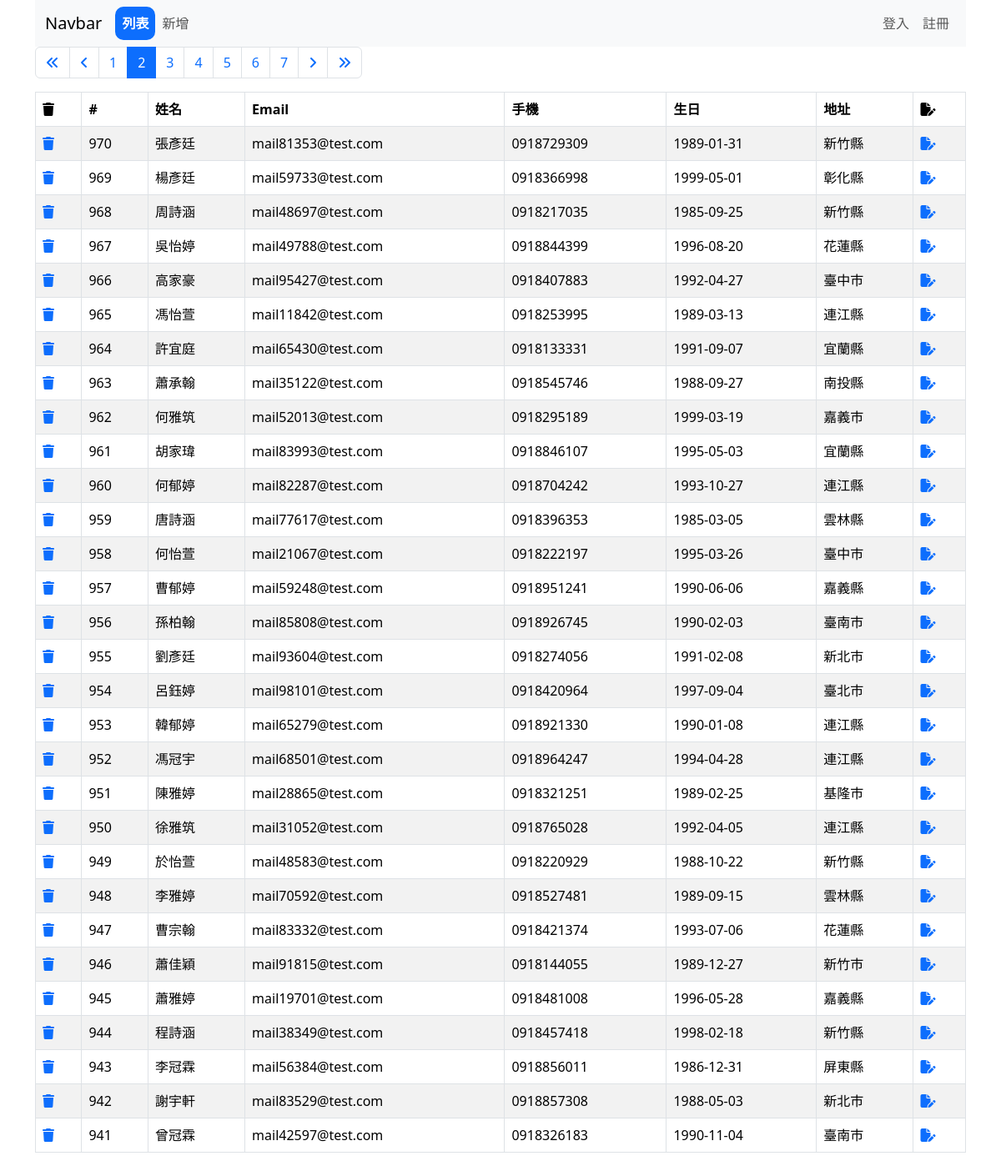
The app's page /address-book/list-admin.php?page=2 with its own data.
### tables this page shows
CREATE TABLE `address_book` (
  `sid` int(11) NOT NULL,
  `name` varchar(255) NOT NULL,
  `email` varchar(255) NOT NULL,
  `mobile` varchar(255) NOT NULL,
  `birthday` date NOT NULL,
  `address` varchar(255) NOT NULL,
  `created_at` datetime NOT NULL
);

### address-book/list-admin.php (the view, shortened to what this page needs)
<?php
require __DIR__ . '/parts/pdo-connect.php';
$page = isset($_GET['page']) ? intval($_GET['page']) : 1;
$perPage = 30;
$t_sql = "SELECT COUNT(1) FROM address_book";
$t_stmt = $pdo->query($t_sql);
$totalRows = $t_stmt->fetch(PDO::FETCH_NUM)[0];
$totalPages = ceil($totalRows / $perPage);
$sql = sprintf("SELECT * FROM address_book ORDER BY sid DESC LIMIT %s, %s", ($page - 1) * $perPage, $perPage);
$rows = $pdo->query($sql)->fetchAll();
?>
<?php include __DIR__ . '/parts/html-head.php' ?>
<?php include __DIR__ . '/parts/navbar.php' ?>
<div class="container">
    <div class="row">
        <div class="col">
            <nav aria-label="Page navigation example">
                <ul class="pagination">
                    <li class="page-item" href="?page=<?= $page == 1 ? 'disabled' : '' ?>">
                        <a class="page-link" href="?page=1">
                            <i class="fa-solid fa-angles-left"></i>
                        </a>
                    </li>
                    <li class="page-item" href="?page=<?= $page == 1 ? 'disabled' : '' ?>">
                        <a class="page-link" href="?page=<?= $page - 1 ?>">
                            <i class="fa-solid fa-angle-left"></i>
                        </a>
                    </li>
                    <?php for ($i = $page - 5; $i <= $page + 5; $i++): ?>
                        <?php if ($i >= 1 and $i <= $totalPages): ?>
                            <li class="page-item <?= $i == $page ? 'active' : '' ?>">
                                <a class="page-link" href="?page=<?= $i ?>">
                                    <?= $i ?>
                                </a>
                            </li>
                        <?php endif ?>
                    <?php endfor ?>
                    <li class="page-item" href="?page=<?= $page == $totalPages ? 'disabled' : '' ?>">
                        <a class="page-link" href="?page=<?= $page + 1 ?>">
                            <i class="fa-solid fa-angle-right"></i>
                        </a>
                    </li>
                    <li class="page-item" href="?page=<?= $page == $totalPages ? 'disabled' : '' ?>">
                        <a class="page-link" href="?page=<?= $totalPages ?>">
                            <i class="fa-solid fa-angles-right"></i>
                        </a>
                    </li>
                </ul>
            </nav>
        </div>
    </div>
    <div class="row">
        <div class="col">
            <table class="table table-bordered table-striped">
                <thead>
                    <tr>
                        <th><i class="fa-solid fa-trash"></i></th>
                        <th>#</th>
                        <th>姓名</th>
                        <th>Email</th>
                        <th>手機</th>
                        <th>生日</th>
                        <th>地址</th>
                        <th><i class="fa-solid fa-file-pen"></i></th>
                    </tr>
                </thead>
                <tbody>
                    <?php foreach ($rows as $r ): ?>
                        <tr>
                            <td>
                                <a href="javascript: deleteOne(<?= $r['sid'] ?>)">
                                    <i class="fa-solid fa-trash"></i>
                                </a>
                            </td>
                            <td>
                                <?= $r['sid'] ?>
                            </td>
                            <td>
                                <?= $r['name'] ?>
                            </td>
                            <td>
                                <?= $r['email'] ?>
                            </td>
                            <td>
                                <?= $r['mobile'] ?>
                            </td>
                            <td>
                                <?= $r['birthday'] ?>
                            </td>
                            <td>
                                <?= htmlentities($r['address']) ?>
                            </td>
                            <td>
                                <a href="edit.php?sid<?= $r['sid'] ?>">
                                    <i class="fa-solid fa-file-pen"></i>
                                </a>
                            </td>
                        </tr>
                    <?php endforeach ?>
                </tbody>
            </table>
        </div>
    </div>
</div>
<?php include __DIR__ . '/parts/html-foot.php' ?>

### records on screen
address_book: sid "970", name "張彥廷", email "mail81353@test.com", mobile "0918729309", birthday "1989-01-31", address "新竹縣"
address_book: sid "969", name "楊彥廷", email "mail59733@test.com", mobile "0918366998", birthday "1999-05-01", address "彰化縣"
address_book: sid "968", name "周詩涵", email "mail48697@test.com", mobile "0918217035", birthday "1985-09-25", address "新竹縣"
address_book: sid "967", name "吳怡婷", email "mail49788@test.com", mobile "0918844399", birthday "1996-08-20", address "花蓮縣"
address_book: sid "966", name "高家豪", email "mail95427@test.com", mobile "0918407883", birthday "1992-04-27", address "臺中市"
address_book: sid "965", name "馮怡萱", email "mail11842@test.com", mobile "0918253995", birthday "1989-03-13", address "連江縣"
address_book: sid "964", name "許宜庭", email "mail65430@test.com", mobile "0918133331", birthday "1991-09-07", address "宜蘭縣"
address_book: sid "963", name "蕭承翰", email "mail35122@test.com", mobile "0918545746", birthday "1988-09-27", address "南投縣"
address_book: sid "962", name "何雅筑", email "mail52013@test.com", mobile "0918295189", birthday "1999-03-19", address "嘉義市"
address_book: sid "961", name "胡家瑋", email "mail83993@test.com", mobile "0918846107", birthday "1995-05-03", address "宜蘭縣"
address_book: sid "960", name "何郁婷", email "mail82287@test.com", mobile "0918704242", birthday "1993-10-27", address "連江縣"
address_book: sid "959", name "唐詩涵", email "mail77617@test.com", mobile "0918396353", birthday "1985-03-05", address "雲林縣"
address_book: sid "958", name "何怡萱", email "mail21067@test.com", mobile "0918222197", birthday "1995-03-26", address "臺中市"
address_book: sid "957", name "曹郁婷", email "mail59248@test.com", mobile "0918951241", birthday "1990-06-06", address "嘉義縣"
address_book: sid "956", name "孫柏翰", email "mail85808@test.com", mobile "0918926745", birthday "1990-02-03", address "臺南市"
address_book: sid "955", name "劉彥廷", email "mail93604@test.com", mobile "0918274056", birthday "1991-02-08", address "新北市"
address_book: sid "954", name "呂鈺婷", email "mail98101@test.com", mobile "0918420964", birthday "1997-09-04", address "臺北市"
address_book: sid "953", name "韓郁婷", email "mail65279@test.com", mobile "0918921330", birthday "1990-01-08", address "連江縣"
address_book: sid "952", name "馮冠宇", email "mail68501@test.com", mobile "0918964247", birthday "1994-04-28", address "連江縣"
address_book: sid "951", name "陳雅婷", email "mail28865@test.com", mobile "0918321251", birthday "1989-02-25", address "基隆市"
address_book: sid "950", name "徐雅筑", email "mail31052@test.com", mobile "0918765028", birthday "1992-04-05", address "連江縣"
address_book: sid "949", name "於怡萱", email "mail48583@test.com", mobile "0918220929", birthday "1988-10-22", address "新竹縣"
address_book: sid "948", name "李雅婷", email "mail70592@test.com", mobile "0918527481", birthday "1989-09-15", address "雲林縣"
address_book: sid "947", name "曹宗翰", email "mail83332@test.com", mobile "0918421374", birthday "1993-07-06", address "花蓮縣"
address_book: sid "946", name "蕭佳穎", email "mail91815@test.com", mobile "0918144055", birthday "1989-12-27", address "新竹市"
address_book: sid "945", name "蕭雅婷", email "mail19701@test.com", mobile "0918481008", birthday "1996-05-28", address "嘉義縣"
address_book: sid "944", name "程詩涵", email "mail38349@test.com", mobile "0918457418", birthday "1998-02-18", address "新竹縣"
address_book: sid "943", name "李冠霖", email "mail56384@test.com", mobile "0918856011", birthday "1986-12-31", address "屏東縣"
address_book: sid "942", name "謝宇軒", email "mail83529@test.com", mobile "0918857308", birthday "1988-05-03", address "新北市"
address_book: sid "941", name "曾冠霖", email "mail42597@test.com", mobile "0918326183", birthday "1990-11-04", address "臺南市"
